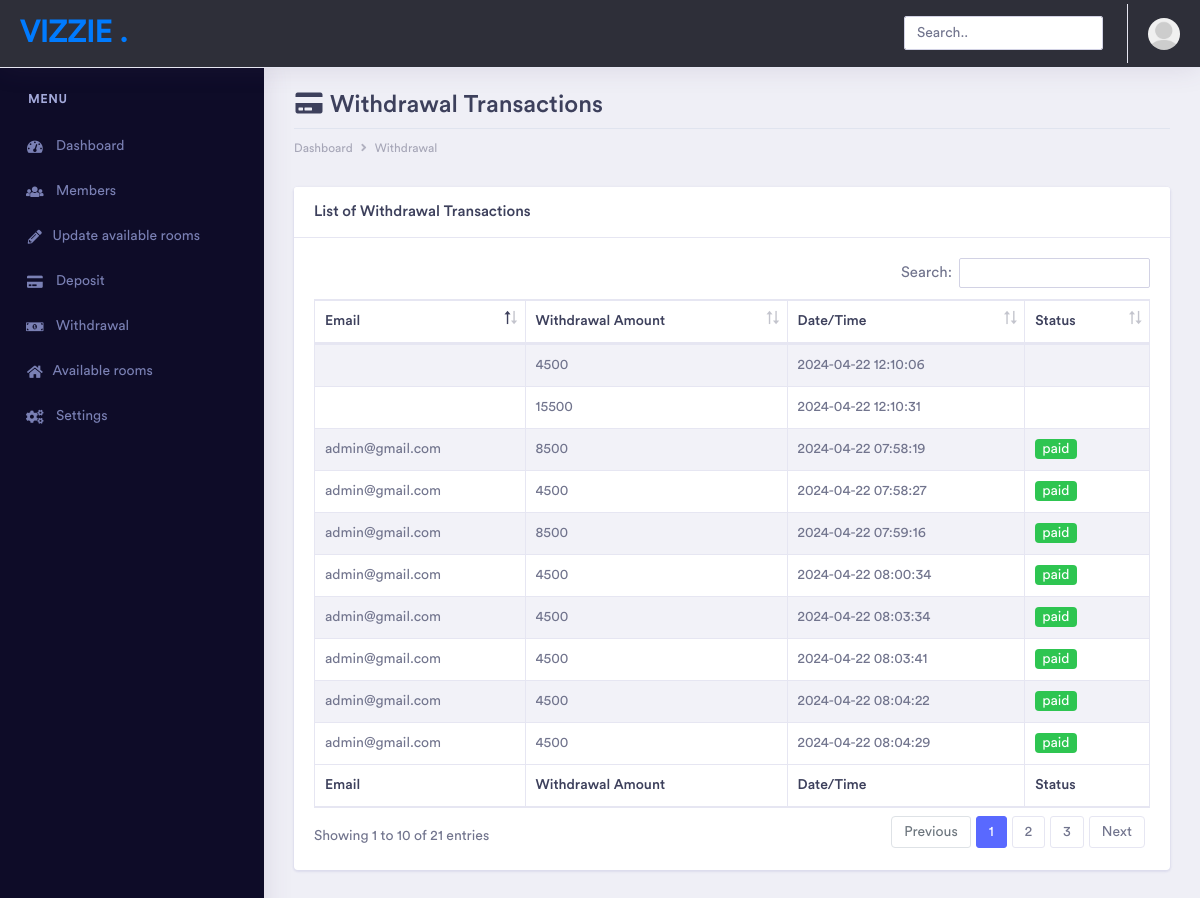
Page /admin/withdraw.php (signed in) on the committed database.
### tables this page shows
CREATE TABLE `withdrawals` (
  `id` int(11) NOT NULL,
  `user_id` int(11) NOT NULL,
  `total_withdrawal` varchar(255) DEFAULT NULL,
  `created_at` timestamp NOT NULL DEFAULT current_timestamp(),
  `transaction_code` varchar(255) DEFAULT NULL,
  `withdrawal_amount` decimal(10,2) DEFAULT NULL,
  `email` varchar(255) DEFAULT NULL,
  `currency` varchar(10) DEFAULT NULL,
  `method` varchar(50) DEFAULT NULL,
  `status` varchar(20) DEFAULT NULL,
  `remarks` text DEFAULT NULL
);

### admin/withdraw.php (the view, shortened to what this page needs)
<?php
include '/opt/lampp/htdocs/vizzie_system/web/config.php';
$withdrawal_query = "SELECT * FROM withdrawals";
$withdrawal_result = mysqli_query($conn, $withdrawal_query);
?>
<!doctype html>
<html lang="en">
<?php include 'includes/header.php' ?>
<body>
    <div class="dashboard-main-wrapper">
    <?php include 'includes/navbar.php' ?>
    <?php include 'includes/sidebar.php' ?>
        <div class="dashboard-wrapper">
            <div class="container-fluid  dashboard-content">
                <div class="row">
                    <div class="col-xl-12 col-lg-12 col-md-12 col-sm-12 col-12">
                        <div class="page-header">
                            <h2 class="pageheader-title"><i class="fa fa-fw fa-credit-card"></i> Withdrawal Transactions </h2>
                            <div class="page-breadcrumb">
                                <nav aria-label="breadcrumb">
                                    <ol class="breadcrumb">
                                        <li class="breadcrumb-item"><a href="index.php" class="breadcrumb-link">Dashboard</a></li>
                                        <li class="breadcrumb-item"><a href="withdraw.php" class="breadcrumb-link">Withdrawal</a></li>
                                    </ol>
                                </nav>
                            </div>
                        </div>
                    </div>
                </div>
                <div class="row">
                    <div class="col-xl-12 col-lg-12 col-md-12 col-sm-12 col-12">
                        <div class="card">
                            <h5 class="card-header">List of Withdrawal Transactions </h5>
                            <div class="card-body">
                                <div class="table-responsive">
                                <table id="example" class="table table-striped table-bordered second" style="width:100%">
                                        <thead>
                                            <tr>
                                                <th>Email</th>
                                                <th>Withdrawal Amount</th>
                                                <th>Date/Time</th>
                                                <th>Status</th>
                                            </tr>
                                        </thead>
                                        <tbody>
                                            <?php
                                            while ($row = mysqli_fetch_assoc($withdrawal_result)) {
                                                echo "<tr>";
                                                echo "<td>" . $row['email'] . "</td>";
                                                echo "<td>" . $row['total_withdrawal'] . "</td>";
                                                echo "<td>" . $row['created_at'] . "</td>";
                                                echo "<td><span class='badge bg-success text-white'>{$row['status']}</span></td>";
                                                echo "</tr>";
                                            }
                                            ?>
                                        </tbody>
                                        <tfoot>
                                            <tr>
                                                <th>Email</th>
                                                <th>Withdrawal Amount</th>
                                                <th>Date/Time</th>
                                                <th>Status</th>
                                            </tr>
                                        </tfoot>
                                    </table>
                                </div>
                            </div>
                        </div>
                    </div>
                </div>
            </div>
        </div>
    </div>
</body>
</html>

### rows in the picture
withdrawals: email "admin@gmail.com", total_withdrawal "8500", created_at "2024-04-22 07:58:19", status "paid"
withdrawals: email "admin@gmail.com", total_withdrawal "4500", created_at "2024-04-22 07:58:27", status "paid"
withdrawals: email "admin@gmail.com", total_withdrawal "8500", created_at "2024-04-22 07:59:16", status "paid"
withdrawals: email "admin@gmail.com", total_withdrawal "4500", created_at "2024-04-22 08:00:34", status "paid"
withdrawals: email "admin@gmail.com", total_withdrawal "4500", created_at "2024-04-22 08:03:34", status "paid"
withdrawals: email "admin@gmail.com", total_withdrawal "4500", created_at "2024-04-22 08:03:41", status "paid"
withdrawals: email "admin@gmail.com", total_withdrawal "4500", created_at "2024-04-22 08:04:22", status "paid"
withdrawals: email "admin@gmail.com", total_withdrawal "4500", created_at "2024-04-22 08:04:29", status "paid"
withdrawals: total_withdrawal "4500", created_at "2024-04-22 12:10:06"
withdrawals: total_withdrawal "15500", created_at "2024-04-22 12:10:31"
